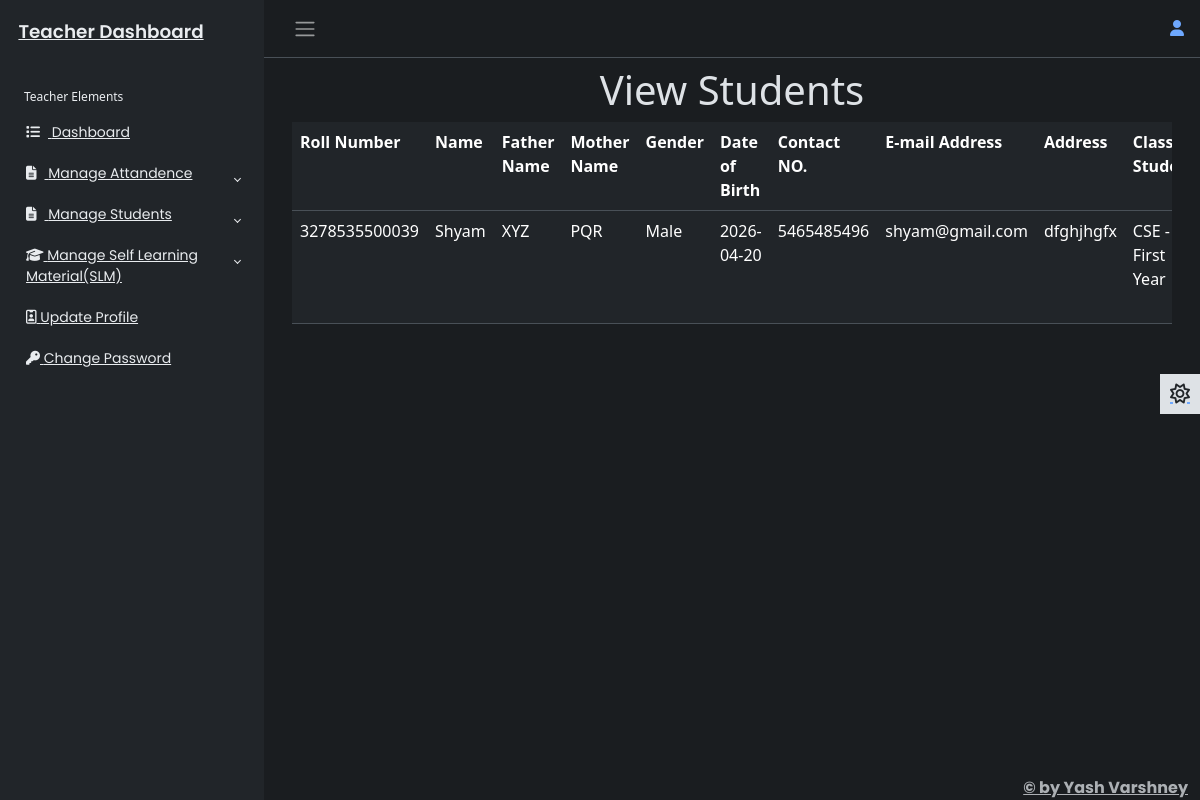
The app's page /teacherapp/viewstudent/ (signed in) with its own data.
### adminapp/models.py (models this page shows)
class Student(models.Model):
    rollno = models.IntegerField(primary_key=True)
    name = models.CharField(max_length=50)
    fname = models.CharField(max_length=50)
    mname = models.CharField(max_length=50)
    gender = models.CharField(max_length=10)
    dob = models.CharField(max_length=15)
    contactno = models.CharField(max_length=20)
    emailaddress = models.EmailField(max_length=50, unique=True)
    address = models.TextField()
    sclass = models.CharField(max_length=30)
    feespaid = models.CharField(max_length=10)
    duefees = models.CharField(max_length=10)
    password = models.CharField(max_length=30)
    pic = models.ImageField(upload_to='')
    created_date = models.DateTimeField()

### teacherapp/views.py (the view)
# urls.py: path('viewstudent/',views.viewstudent,name = 'viewstudent'),
@cache_control(no_store = True,no_cache = True,must_revalidate = True)
def viewstudent(req):
    try:
      if req.session['teacherid']!=None:
        teacherid = req.session['teacherid']
        tea = Teacher.objects.get()
        stul = Student.objects.filter(sclass=tea.tclass)
        return render(req,'Tviewstudent.html',{'teacherid':teacherid,'stul':stul})
    except KeyError:
       return redirect('login')

### teacherapp/templates/Tviewstudent.html (shortened to what this page needs)
{% extends 'teacherbase.html' %}
{% load static %}
{% block teacher %}
<div class="row">
    <div class="col-sm-12">
        <h1 class="text-center">View Students</h1>
        <form method="post">
            <div class="table-responsive">
                <table class="table">
                    <tr>
                        <th>Roll Number</th>
                        <th>Name</th>
                        <th>Father Name</th>
                        <th>Mother Name</th>
                        <th>Gender</th>
                        <th>Date of Birth</th>
                        <th>Contact NO.</th>
                        <th>E-mail Address</th>
                        <th>Address</th>
                        <th>Class of Student</th>
                    </tr>
                    {% for t in stul %}
                    <tr>
                        <td>{{ t.rollno }}</td>
                        <td>{{ t.name }}</td>
                        <td>{{ t.fname }}</td>
                        <td>{{ t.mname }}</td>
                        <td>{{ t.gender }}</td>
                        <td>{{ t.dob }}</td>
                        <td>{{ t.contactno }}</td>
                        <td>{{ t.emailaddress }}</td>
                        <td>{{ t.address }}</td>
                        <td>{{ t.sclass }}</td>
                    </tr>
                    {% endfor %}
                </table>
            </div>
        </form>
    </div>
</div>
{% endblock %}

### adminapp/static/css/adminstyle.css (style rules this page uses)
body { font-family: 'Poppins', sans-serif; font-size: 0.875rem; opacity: 1; overflow-y: scroll; margin: 0; }

### records on screen
Student: rollno "3278535500039", name "Shyam", fname "XYZ", mname "PQR", gender "Male", dob "2026-04-20", contactno "5465485496", emailaddress "shyam@gmail.com", address "dfghjhgfx", sclass "CSE - First Year"
